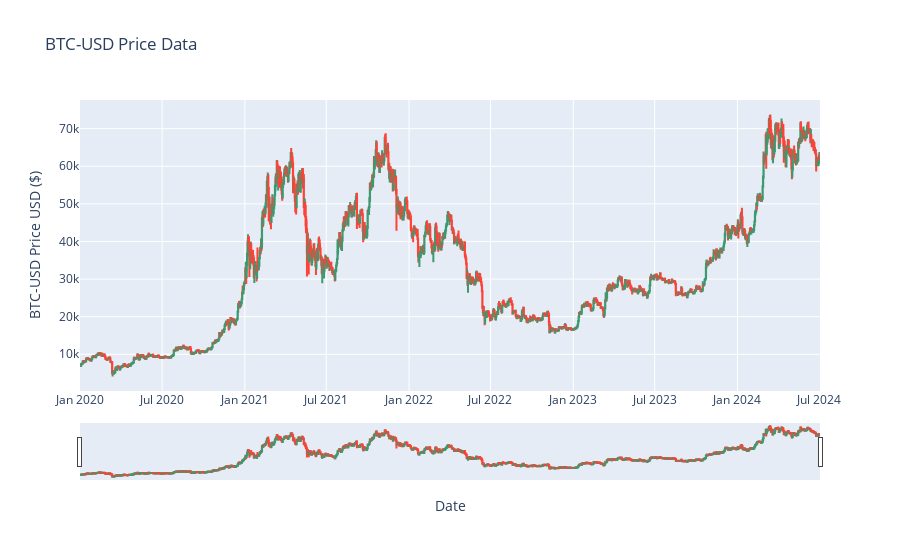

Here is the notebook cell this chart was saved with:
### Code cell
fig = go.Figure(data=[go.Candlestick(
    x=data.index,
    open=data['Open'],
    high=data['High'],
    low=data['Low'],
    close=data['Close']
    )])

fig.update_layout(
    title= f'{ticker} Price Data',
    yaxis_title= f'{ticker} Price USD ($)',
    xaxis_title= 'Date'
   # margin = dict(l=20, r=20, t=20, b=20)
)

fig.show()

### Figure 1 — Plotly figure (JSON) as saved in the notebook; plotly's stock layout.template omitted (floating-point values rounded to 4 significant figures; data arrays with more than 128 entries replaced by an {"elided": "..."} marker saying what was removed)
{"data": [{"close": {"elided": "1645 float values"}, "high": {"elided": "1645 float values"}, "low": {"elided": "1645 float values"}, "open": {"elided": "1645 float values"}, "type": "candlestick", "x": {"elided": "1645 str values"}}], "layout": {"title": {"text": "BTC-USD Price Data"}, "xaxis": {"title": {"text": "Date"}}, "yaxis": {"title": {"text": "BTC-USD Price USD ($)"}}}}
